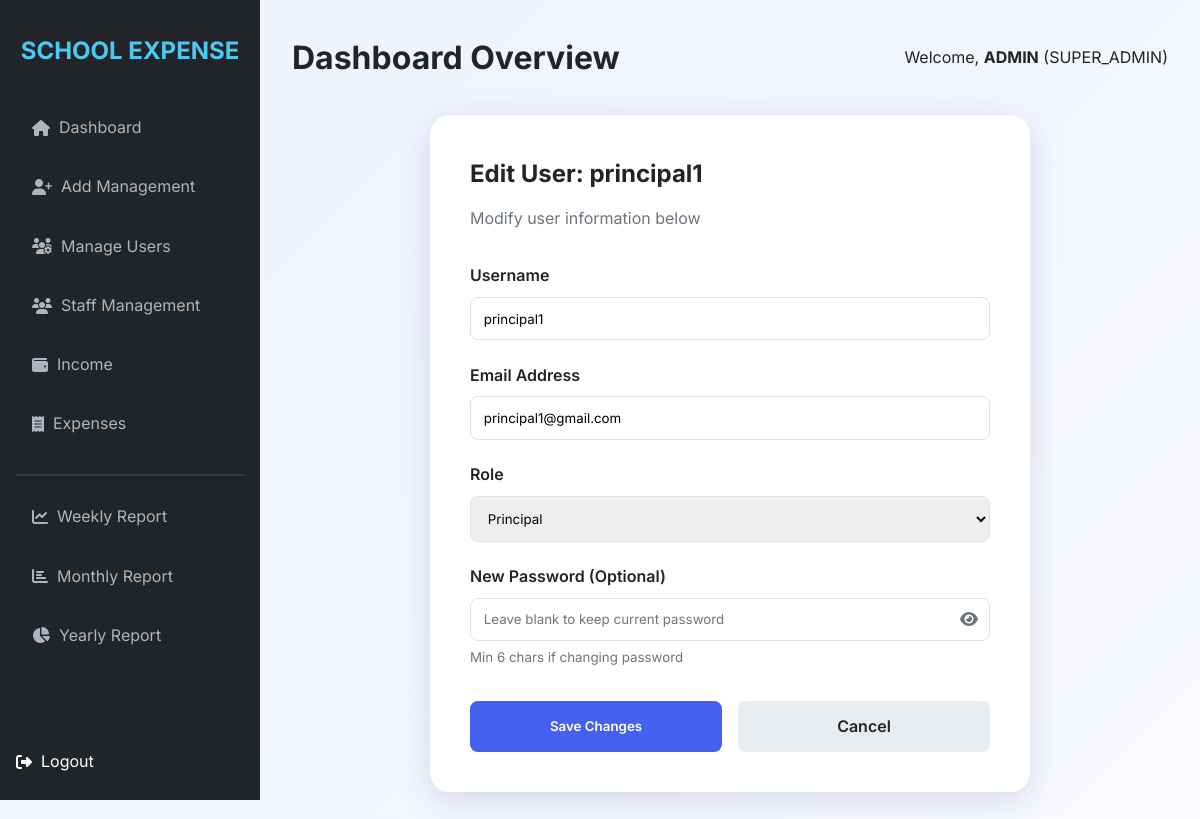
Screenshot of /users/edit/6 (signed in) with the database file from the repository.
### models.py (models this page shows, shortened)
class User(UserMixin, db.Model):
    id = db.Column(db.Integer, primary_key=True)
    username = db.Column(db.String(64), unique=True, nullable=False)
    email = db.Column(db.String(120), unique=True, nullable=False)
    password_hash = db.Column(db.String(128))
    role = db.Column(db.String(20), nullable=False) # SUPER_ADMIN, PRINCIPAL, BURSER, ACCOUNTANT, SECRETARY
    is_active = db.Column(db.Boolean, default=True)
    is_muted = db.Column(db.Boolean, default=False)

### routes.py (the view, shortened to what this page needs)
    @app.route('/users/edit/<int:user_id>', methods=['GET', 'POST'])
    @login_required
    def edit_user(user_id):
        if current_user.role != 'SUPER_ADMIN':
            flash('Access Denied', 'danger')
            return redirect(url_for('dashboard'))
        user = User.query.get_or_404(user_id)
        return render_template('users/edit_user.html', user=user)

### templates/users/edit_user.html (shortened to what this page needs)
{% extends "base.html" %}
{% block content %}
<div class="form-container" style="max-width: 600px;">
    <h2>Edit User: {{ user.username }}</h2>
    <p style="color: var(--gray); margin-bottom: 2rem;">Modify user information below</p>
    <form method="POST" action="">
        <div class="form-group">
            <label>Username</label>
            <input type="text" name="username" value="{{ user.username }}" class="form-control" required>
        </div>
        <div class="form-group">
            <label>Email Address</label>
            <input type="email" name="email" value="{{ user.email }}" class="form-control" required>
        </div>
        <div class="form-group">
            <label>Role</label>
            <select name="role" class="form-control" required>
                <option value="PRINCIPAL" {% if user.role == 'PRINCIPAL' %}selected{% endif %}>Principal</option>
            </select>
        </div>
        <div class="form-group">
            <label>New Password (Optional)</label>
            <div class="password-wrapper">
                <input type="password" name="new_password" class="form-control" placeholder="Leave blank to keep current password" id="new_password">
                <i class="fas fa-eye toggle-password" id="password_eye" onclick="togglePassword('new_password', 'password_eye')"></i>
            </div>
            <small style="color: var(--gray);">Min 6 chars if changing password</small>
        </div>
        <div style="margin-top: 2rem; display: flex; gap: 1rem;">
            <button type="submit" class="btn btn-primary" style="flex: 1;">Save Changes</button>
            <a href="{{ url_for('manage_users') }}" class="btn btn-secondary" style="flex: 1; text-align: center; text-decoration: none;">Cancel</a>
        </div>
    </form>
</div>
{% endblock %}

### templates/base.html (shortened to what this page needs)
<!DOCTYPE html>
<html lang="en">
<head>
    <link rel="stylesheet" href="{{ url_for('static', filename='css/style.css') }}">
    <link rel="stylesheet" href="https://cdnjs.cloudflare.com/ajax/libs/font-awesome/6.4.0/css/all.min.css">
</head>
<body>
    {% if current_user.is_authenticated %}
    <div class="app-container">
        <aside class="sidebar">
            <h2>SCHOOL EXPENSE</h2>
            <nav>
                <ul class="nav-links">
                    <li><a href="{{ url_for('dashboard') }}" class="{{ 'active' if request.endpoint == 'dashboard' }}"><i class="fas fa-home"></i> &nbsp; Dashboard</a></li>
                    {% if current_user.role == 'SUPER_ADMIN' %}
                    <li><a href="{{ url_for('add_user') }}" class="{{ 'active' if request.endpoint == 'add_user' }}"><i class="fas fa-user-plus"></i> &nbsp; Add Management</a></li>
                    <li><a href="{{ url_for('manage_users') }}" class="{{ 'active' if request.endpoint == 'manage_users' }}"><i class="fas fa-users-cog"></i> &nbsp; Manage Users</a></li>
                    {% endif %}
                    {% if current_user.role|upper in ['SUPER_ADMIN', 'PRINCIPAL', 'SECRETARY'] %}
                    <li><a href="{{ url_for('view_staff') }}" class="{{ 'active' if 'staff' in request.endpoint }}"><i class="fas fa-users"></i> &nbsp; Staff Management</a></li>
                    {% endif %}
                    <li><a href="{{ url_for('view_income') }}" class="{{ 'active' if 'income' in request.endpoint }}"><i class="fas fa-wallet"></i> &nbsp; Income</a></li>
                    <li><a href="{{ url_for('view_expenses') }}" class="{{ 'active' if 'expenses' in request.endpoint }}"><i class="fas fa-receipt"></i> &nbsp; Expenses</a></li>
                    <hr style="margin: 1rem 0; border: 0.5px solid rgba(255,255,255,0.1)">
                    <li><a href="{{ url_for('view_report', type='weekly') }}"><i class="fas fa-chart-line"></i> &nbsp; Weekly Report</a></li>
                    <li><a href="{{ url_for('view_report', type='monthly') }}"><i class="fas fa-chart-bar"></i> &nbsp; Monthly Report</a></li>
                    <li><a href="{{ url_for('view_report', type='yearly') }}"><i class="fas fa-chart-pie"></i> &nbsp; Yearly Report</a></li>
                    <li style="margin-top: auto;">
                        <form method="POST" action="{{ url_for('logout') }}" style="display: inline; margin: 0;">
                            <button type="submit" style="background:none; border:none; color:inherit; font:inherit; cursor:pointer; display:flex; align-items:center; padding:0;"> <i class="fas fa-sign-out-alt"></i> &nbsp; Logout</button>
                        </form>
                    </li>
                </ul>
            </nav>
        </aside>
        <main class="main-content">
            <header style="margin-bottom: 2rem; display: flex; justify-content: space-between; align-items: center;">
                <h1>{{ title if title else 'Dashboard Overview' }}</h1>
                <div class="user-info">
                    <span>Welcome, <strong>{{ current_user.username }}</strong> ({{ current_user.role }})</span>
                </div>
            </header>
            {% block content %}{% endblock %}
        </main>
    </div>
    {% else %}
        {% block login_content %}{% endblock %}
    {% endif %}
</body>
</html>

### static/css/style.css (style rules this page uses)
:root { --primary: #4361ee; --secondary: #3f37c9; --accent: #4895ef; --success: #4cc9f0; --warning: #f72585; --danger: #e63946; --dark: #212529; --light: #f8f9fa; --gray: #6c757d; --glass: rgba(255, 255, 255, 0.9); --shadow: 0 8px 32px 0 rgba(31, 38, 135, 0.15); }
* { margin: 0; padding: 0; box-sizing: border-box; font-family: 'Inter', -apple-system, BlinkMacSystemFont, "Segoe UI", Roboto, sans-serif; }
body { background: linear-gradient(135deg, #eef2ff 0%, #f8fafc 100%); color: var(--dark); line-height: 1.6; min-height: 100vh; overflow-x: hidden; }
.app-container { display: flex; min-height: 100vh; width: 100%; }
.sidebar { width: 260px; background: var(--dark); color: white; padding: 2rem 1rem; position: fixed; height: 100vh; transition: all 0.3s ease; }
.sidebar h2 { font-size: 1.5rem; margin-bottom: 2rem; text-align: center; color: var(--success); font-weight: 700; }
.nav-links { list-style: none; display: flex; flex-direction: column; height: calc(100vh - 120px); }
.nav-links li { margin-bottom: 0.5rem; }
.nav-links a { color: #adb5bd; text-decoration: none; padding: 0.8rem 1rem; display: flex; align-items: center; border-radius: 8px; transition: 0.3s; }
.main-content { flex: 1; margin-left: 260px; padding: 2rem; }
.form-container { max-width: 600px; margin: 2rem auto; background: white; padding: 2.5rem; border-radius: 20px; box-shadow: var(--shadow); }
.form-group { margin-bottom: 1.2rem; }
.form-group label { display: block; margin-bottom: 0.5rem; font-weight: 600; }
.form-control { width: 100%; padding: 0.8rem; border: 1px solid #dee2e6; border-radius: 8px; outline: none; transition: 0.3s; }
.form-group small { display: block; margin-top: 0.4rem; color: var(--gray); }
.form-container h2 { margin-bottom: 0.75rem; color: var(--dark); }
.form-container p { margin-bottom: 1.75rem; color: var(--gray); }
.form-container .form-group { margin-bottom: 1.4rem; }
.btn { padding: 0.8rem 1.5rem; border-radius: 8px; border: none; cursor: pointer; font-weight: 600; transition: 0.3s; display: inline-block; text-align: center; }
.btn-primary { background: var(--primary); color: white; }
.btn-secondary { background: #e9ecef; color: var(--dark); }
.password-wrapper { position: relative; }
.password-wrapper .toggle-password { position: absolute; right: 12px; top: 50%; transform: translateY(-50%); cursor: pointer; color: var(--gray); transition: 0.3s; z-index: 10; }
.password-wrapper .form-control { padding-right: 40px; }

### rows the page displays
User: username "ADMIN", role "SUPER_ADMIN"
User: username "principal1", email "principal1@gmail.com", role "Principal"

### other values shown
{{ title if title else 'Dashboard Overview' }} "Dashboard Overview"
